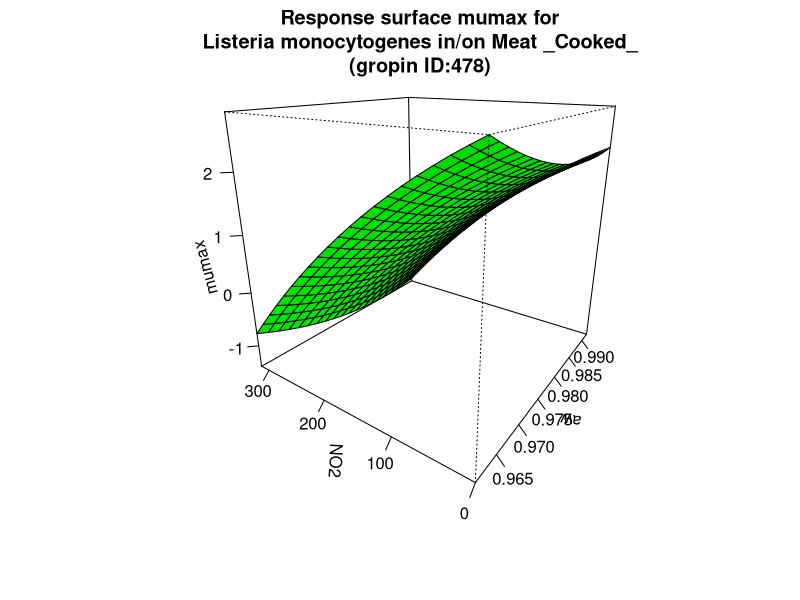

Recreate this plot in R.
#############################
# start of Parameter script
#############################
aw <- seq(0.96096,0.992007992007992,length.out=21)
NO2 <- seq(0,314.685314685315,length.out=21)
#############################
# end of Parameter script
#############################
############################# 
# start of Model script Gropin ID 478 
#############################
 
# constant coefficients for this model
 
variables <- data.frame(aw,NO2)
argumentsPar <- expand.grid(variables)
 
# heart of the model
response_surface <- function(aw,NO2) {
   mumax <-1150.5+(-2330.2)*aw+(-0.58142)*((NO2*1000)/(69.01*(1+10^(6.1-3.37))))+0.33406*aw*((NO2*1000)/(69.01*(1+10^(6.1-3.37))))+1182.1*(aw^2)+(-0.019875)*(((NO2*1000)/(69.01*(1+10^(6.1-3.37))))^2)

return(mumax=mumax)
} 

# output parameters
responseSurface <- cbind(argumentsPar,response_surface(argumentsPar['aw'],argumentsPar['NO2']))
colnames(responseSurface) <- c(colnames(argumentsPar),'mumax')
#############################
# End of Model script
#############################
############################# 
# start of Visualisation script Gropin ID 478 
#############################
persp(aw,NO2,matrix(unlist(responseSurface$'mumax'),nrow=21),col = 'green',xlab='aw',ylab='NO2',zlab='mumax',main='Response surface mumax for
Listeria monocytogenes in/on Meat _Cooked_
(gropin ID:478)',theta=305,phi=20,shade=0.25,ticktype = 'detailed')
#############################
# End of Visualisation script
#############################
